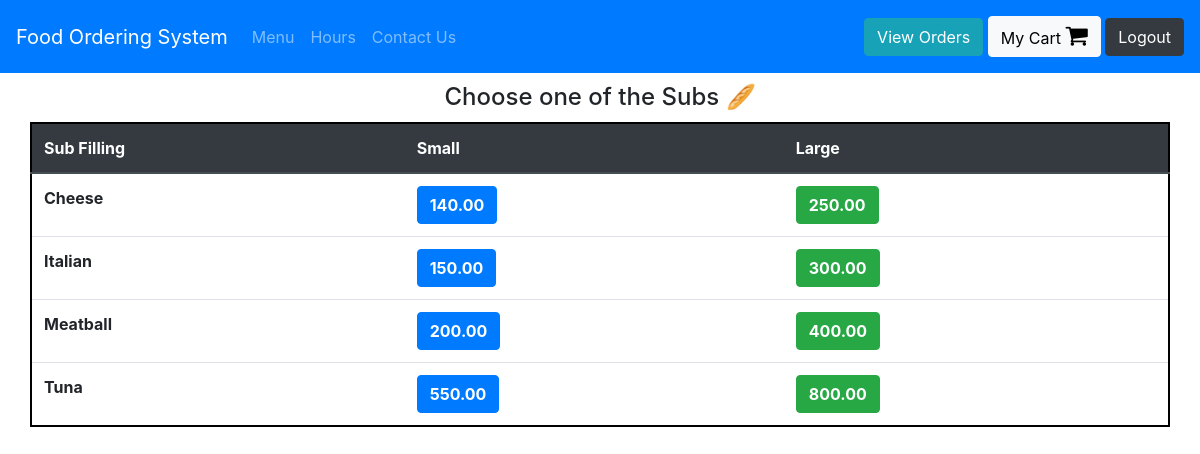
Page /Subs (signed in) on the committed database.
### orders/models.py (models this page shows, shortened)
class Sub(models.Model):
    sub_filling = models.CharField(max_length=200)
    small_price = models.DecimalField(max_digits=6, decimal_places=2)
    large_price = models.DecimalField(max_digits=6, decimal_places=2)

### orders/views.py (the view)
# urls.py: path("Subs", views.subs, name="subs"),
def subs(request):
    if request.user.is_authenticated:
        return render(request, "orders/sub.html", context = {"dishes":Sub.objects.all})
    else:
        return redirect("orders:login")

### orders/templates/orders/sub.html
{% extends 'orders/header.html' %}
{% block content %}
    <div class="container">
      <h4 style="margin:10px; text-align:center;"> Choose one of the Subs &#x1f956 </h4>
      <div class="row justify-content-center" >
        <table class="table"  style="border: 2px solid black">
          <thead class="thead-dark">
            <tr>
              <th scope="col">Sub Filling</th>
              <th scope="col">Small</th>
              <th scope="col">Large</th>
            </tr>
          </thead>
          <tbody>
            {% for dish in dishes %}
              <tr>
                <th>{{dish.sub_filling}}</th>
                <td><button type="button" class="btn btn-primary" onclick="add_to_cart({item_description:'Small Sub - {{dish.sub_filling}}' , price:{{dish.small_price}} })"><strong>{{dish.small_price}}</strong></button></td>
                <td><button type="button" class="btn btn-success" onclick="add_to_cart({item_description:'Large Sub - {{dish.sub_filling}}' , price:{{dish.large_price}} })"><strong>{{dish.large_price}}</strong></button></td>
              </tr>
            {% endfor %}
          </tbody>
        </table>
      </div>
    </div>
{% endblock %}

### rows in the picture
Sub: sub_filling "Cheese", small_price "140.00", large_price "250.00"
Sub: sub_filling "Italian", small_price "150.00", large_price "300.00"
Sub: sub_filling "Meatball", small_price "200.00", large_price "400.00"
Sub: sub_filling "Tuna", small_price "550.00", large_price "800.00"
